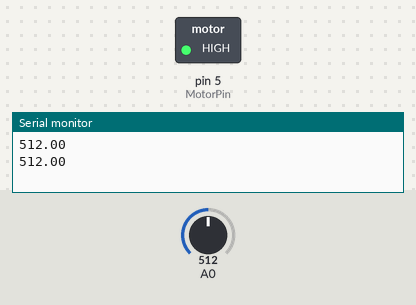
Simulated run of this sketch. Board: Arduino Uno, built with avr-gcc and run on an emulated ATmega328P. On the bench: switched loads named in the sketch (green lamp = pin HIGH), the last lines printed to the serial monitor. The test bench sets the inputs (shaded band); at power-on: A0 = 512.

Above: at 1.8 s.
1.9 s: A0 set to 109
3.4 s: A0 set to 92
At 4.7 s:
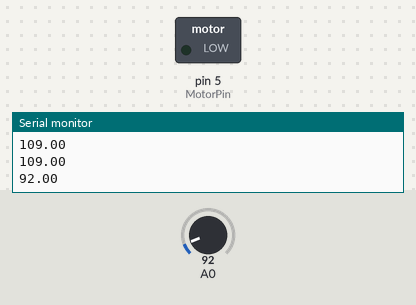
5.5 s: A0 set to 110
At 7.2 s:
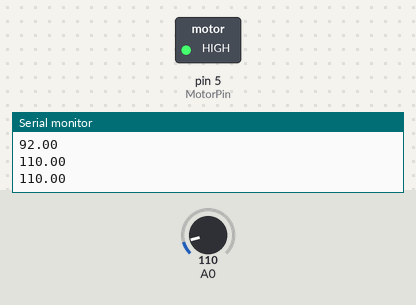
7.5 s: A0 set to 90
At 9.0 s:
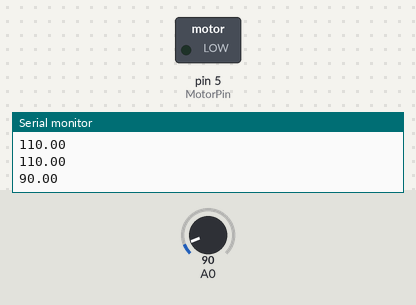
Timing chart, 0 to 10.5 s (numbered marks = the images above; inputs shaded):
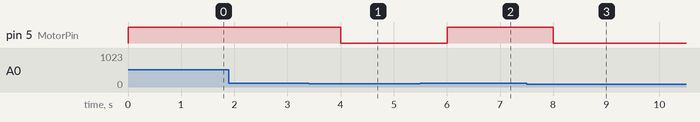

The sketch:

analog_ses_sensor_led_yakma.ino
```cpp
#define SensorPin 3
#define MotorPin 5
int MotorDurum = LOW;
double ses;

void setup() {

  pinMode(SensorPin, INPUT);
  pinMode(MotorPin, OUTPUT);
  Serial.begin(9600);
}
void loop() {


ses = analogRead(A0+0);
  Serial.println( ses);

  if(  ses > 100 ){


    digitalWrite(MotorPin, HIGH);

  }
  else{

     digitalWrite(MotorPin, LOW);
  }

delay(1000);


}
```

Measured:
- the behaviour switches between 101 and 100 on A0 (found by bisection; images 0 and 1)
- after the input at 3.4 s, pin 5 (MotorPin): HIGH → LOW after 0.60 s
- after the input at 5.5 s, pin 5 (MotorPin): LOW → HIGH after 0.50 s
- after the input at 7.5 s, pin 5 (MotorPin): HIGH → LOW after 0.51 s
